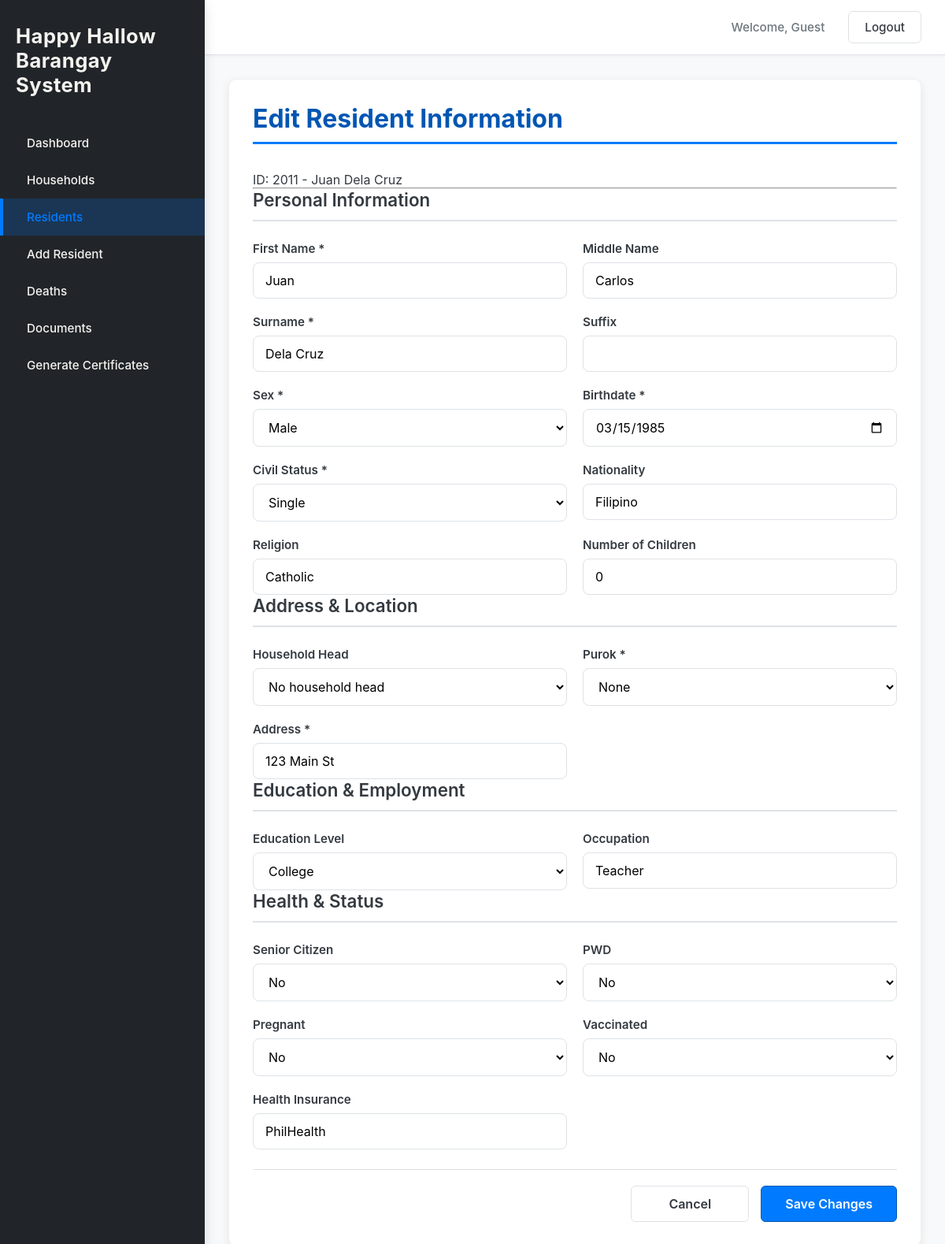
The app's page /edit_resident.php?id=2011, older data.
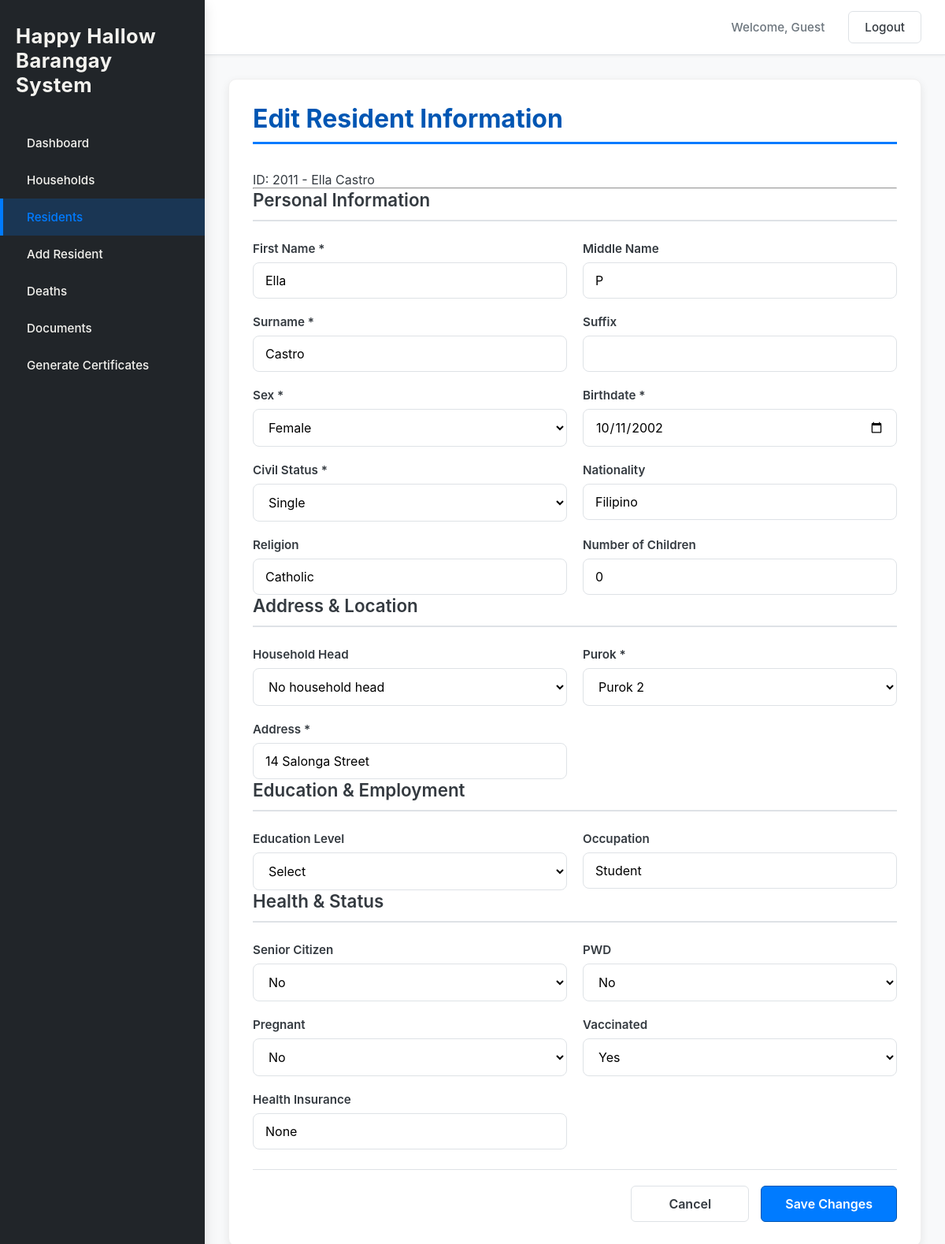
The same page, newer data.
### tables this page shows
CREATE TABLE IF NOT EXISTS `residents` (
  `person_id` int NOT NULL AUTO_INCREMENT,
  `household_id` int NOT NULL,
  `first_name` text NOT NULL,
  `middle_name` varchar(255) DEFAULT NULL,
  `surname` varchar(255) NOT NULL,
  `suffix` varchar(50) DEFAULT NULL,
  `sex` text NOT NULL,
  `birthdate` date NOT NULL,
  `civil_status` varchar(20) NOT NULL,
  `nationality` varchar(20) NOT NULL,
  `religion` varchar(100) DEFAULT NULL,
  `purok` int NOT NULL,
  `address` varchar(150) NOT NULL,
  `residency_start_date` date DEFAULT NULL,
  `education_level` varchar(20) NOT NULL,
  `occupation` varchar(50) NOT NULL,
  `is_senior` tinyint(1) NOT NULL,
  `is_disabled` tinyint(1) NOT NULL,
  `health_insurance` varchar(100) DEFAULT NULL,
  `vaccination` int DEFAULT NULL,
  `is_pregnant` tinyint(1) DEFAULT NULL,
  `children_count` int DEFAULT NULL,
  PRIMARY KEY (`person_id`),
  KEY `household_id` (`household_id`)
);

### edit_resident.php (the view, shortened to what the changed rows need)
<?php
include __DIR__ . '/db_connect.php';
$residentId = $conn->real_escape_string($_GET['id']);
$sql = "
    SELECT
        person_id,
        household_id,
        first_name,
        middle_name,
        surname,
        suffix,
        sex,
        birthdate,
        civil_status,
        nationality,
        religion,
        purok,
        address,
        education_level,
        occupation,
        is_senior,
        is_disabled,
        health_insurance,
        vaccination,
        is_pregnant,
        children_count
    FROM residents
    WHERE person_id = '$residentId'
";
$result = $conn->query($sql);
$residentData = $result->fetch_assoc();
function safeHtml($value) {
    return htmlspecialchars($value ?? '');
}
function isSelected($current, $target) {
    return ((string)$current === (string)$target) ? 'selected' : '';
}
$sexValue = strtoupper(substr($residentData['sex'] ?? '', 0, 1));
?>
<!DOCTYPE html>
<html lang="en">
<head>
    <link rel="stylesheet" href="css/style.css" />
</head>
<body>
<div class="app-container">
    <div class="main-content">
        <main class="page-content">
            <div class="card form-card">
                <h2>Edit Resident Information</h2>
                <p>
                    ID: <?= safeHtml($residentData['person_id']); ?> -
                    <?= safeHtml($residentData['first_name'] . ' ' . $residentData['surname']); ?>
                </p>
                <hr>
                <form action="update_resident.php" method="POST">
                    <h3 class="section-title">Personal Information</h3>
                    <div class="form-grid">
                        <div class="input-group">
                            <label>First Name *</label>
                            <input type="text" name="first_name" value="<?= safeHtml($residentData['first_name']); ?>" required>
                        </div>
                        <div class="input-group">
                            <label>Middle Name</label>
                            <input type="text" name="middle_name" value="<?= safeHtml($residentData['middle_name']); ?>">
                        </div>
                        <div class="input-group">
                            <label>Surname *</label>
                            <input type="text" name="surname" value="<?= safeHtml($residentData['surname']); ?>" required>
                        </div>
                        <div class="input-group">
                            <label>Sex *</label>
                            <select name="sex" required>
                                <option value="M" <?= isSelected($sexValue, 'M'); ?>>Male</option>
                                <option value="F" <?= isSelected($sexValue, 'F'); ?>>Female</option>
                            </select>
                        </div>
                        <div class="input-group">
                            <label>Birthdate *</label>
                            <input type="date" name="birthdate" value="<?= safeHtml($residentData['birthdate']); ?>" required>
                        </div>
                        <div class="input-group">
                            <label>Nationality</label>
                            <input type="text" name="nationality" value="<?= safeHtml($residentData['nationality']); ?>">
                        </div>
                        <div class="input-group">
                            <label>Religion</label>
                            <input type="text" name="religion" value="<?= safeHtml($residentData['religion']); ?>">
                        </div>
                        <div class="input-group">
                            <label>Number of Children</label>
                            <input type="number" name="children_count" min="0" value="<?= safeHtml($residentData['children_count']); ?>">
                        </div>
                    </div>
                    <h3 class="section-title">Address & Location</h3>
                    <div class="form-grid">
                        <div class="input-group">
                            <label>Purok *</label>
                            <select name="purok" required>
                                <?php for ($i = 0; $i <= 5; $i++): ?>
                                    <option value="<?= $i; ?>" <?= isSelected($residentData['purok'], $i); ?>>
                                        <?= $i == 0 ? 'None' : "Purok $i"; ?>
                                    </option>
                                <?php endfor; ?>
                            </select>
                        </div>
                        <div class="input-group form-group-full">
                            <label>Address *</label>
                            <input type="text" name="address" value="<?= safeHtml($residentData['address']); ?>" required>
                        </div>
                    </div>
                    <h3 class="section-title">Education & Employment</h3>
                    <div class="form-grid">
                        <div class="input-group">
                            <label>Education Level</label>
                            <select name="education_level">
                                <option value="">Select</option>
                                <option value="College" <?= isSelected($residentData['education_level'], 'College'); ?>>College</option>
                            </select>
                        </div>
                        <div class="input-group">
                            <label>Occupation</label>
                            <input type="text" name="occupation" value="<?= safeHtml($residentData['occupation']); ?>">
                        </div>
                    </div>
                    <h3 class="section-title">Health & Status</h3>
                    <div class="form-grid">
                        <div class="input-group">
                            <label>Vaccinated</label>
                            <select name="vaccination">
                                <option value="0" <?= isSelected($residentData['vaccination'], 0); ?>>No</option>
                                <option value="1" <?= isSelected($residentData['vaccination'], 1); ?>>Yes</option>
                            </select>
                        </div>
                        <div class="input-group form-group-full">
                            <label>Health Insurance</label>
                            <input type="text" name="health_insurance" value="<?= safeHtml($residentData['health_insurance']); ?>">
                        </div>
                    </div>
                    <div class="form-actions">
                    </div>
                </form>
            </div>
        </main>
    </div>
</div>
</body>
</html>

Row changes from the older to the newer data that the page shows:
changed residents "Filipino": first_name+surname "Juan Dela Cruz" → "Ella Castro"; first_name "Juan" → "Ella"; middle_name "Carlos" → "P"; surname "Dela Cruz" → "Castro"; birthdate "03/15/1985" → "10/11/2002"; address "123 Main St" → "14 Salonga Street"; occupation "Teacher" → "Student"; health_insurance "PhilHealth" → "None"
Text that changed along with them:
form field sex: "Male" → "Female"
form field purok: "None" → "Purok 2"
form field education_level: "College" → "Select"
form field vaccination: "No" → "Yes"
